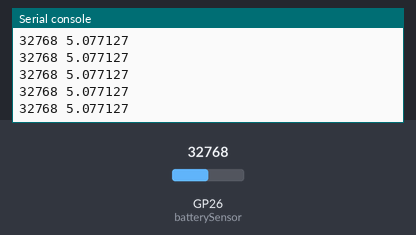
Recording of a program running on a simulated Raspberry Pi Pico running MicroPython. Parts: the last lines printed to the serial console. Inputs (shaded band) come from the test bench; at power-on: GP26 (batterySensor) = 32768 (analog values on the 0–65535 scale).

Above: at 1.2 s.
1.3 s: GP26 (batterySensor) set to 45874
At 1.31 s:
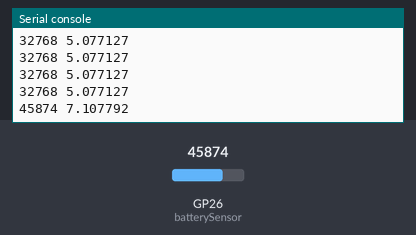
2.8 s: GP26 (batterySensor) set to 57670
At 2.81 s:
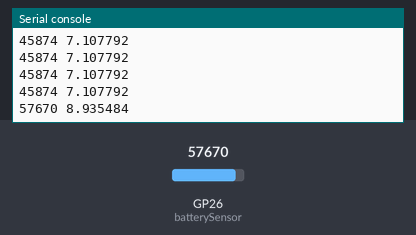
Timing chart, 0 to 5.8 s (numbered marks = the images above; inputs shaded):
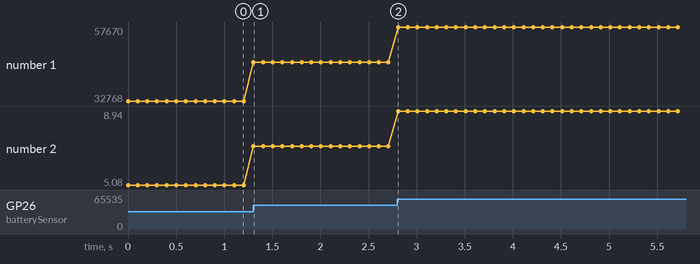

The program:

08_3_battery_01.py
```python
from machine import ADC
import time

batterySensor=ADC(26) # 핀번호

try:
    while True:
        batteryValue=batterySensor.read_u16()
        batteryVoltage=batteryValue/65535*3.3
        batteryVoltage=batteryVoltage*3.077
        print(batteryValue, batteryVoltage)
        time.sleep(0.1)

except KeyboardInterrupt:
    print("프로그램이 중단되었습니다.")

    
```

Measured:
- after the input at 1.3 s, the serial console: prints a new line at once (image 1)
- after the input at 2.8 s, the serial console: prints a new line at once (image 2)
- plotted number 1: 32768 → 45874 after the input at 1.3 s, 45874 → 57670 after the input at 2.8 s
- plotted number 2: 5.08 → 7.11 after the input at 1.3 s, 7.11 → 8.94 after the input at 2.8 s
